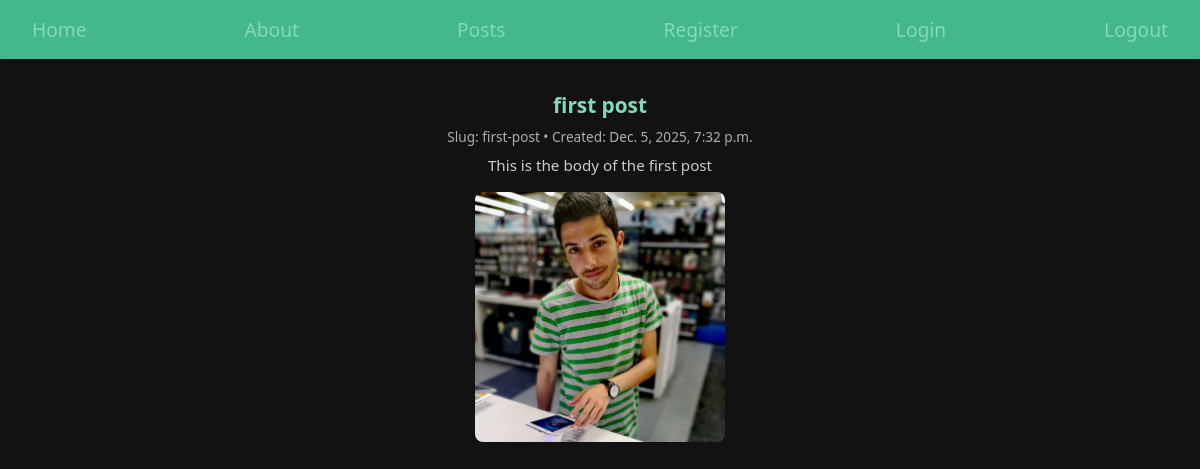
The app's page /posts/first-post (signed in) with its own data.
### web/models.py (models this page shows, shortened)
class Post(models.Model):
    title = models.CharField(max_length=75)
    slug = models.SlugField()
    body = models.TextField()
    created = models.DateTimeField(auto_now_add=True)
    banner = models.ImageField(default="fallback.png",blank=True)

### web/views.py (the view)
# urls.py: path("<slug:slug>" , views.post_page , name="page")
@login_required(login_url='/users/login/')
def post_page(request , slug):
    post = Post.objects.get(slug=slug)
    return render(request, 'posts/post_page.html', {'post': post})

### web/templates/posts/post_page.html (shortened to what this page needs)
{% extends "layout.html" %}
{% load static %}
{% block extra_css %}
<link rel="stylesheet" href="{% static 'css/posts.css' %}">
{% endblock %}
{% block content %}
<div class="post-container">
    <h1 class="post-title">{{ post.title }}</h1>
    <p class="post-meta">Slug: {{ post.slug }} • Created: {{ post.created }}</p>
    <p class="post-body">{{ post.body }}</p>
</div>
 <img  class="image" src="{{ post.banner.url }}" alt="{{ post.title }}" >
{% endblock %}

### static/css/style.css (style rules this page uses)
* { margin: 0; padding: 0; box-sizing: border-box; }
body { min-height: 100vh; background-color: #121212; color: #e0e0e0; font-size: 1rem; display: flex; flex-flow: column; font-family: 'Segoe UI', Arial, sans-serif; }
h1, h2, p { text-align: center; color: #f0f0f0; }

### static/css/posts.css (style rules this page uses)
.post-title { margin-bottom: 8px; font-size: 1.3rem; color: #81dbb8; font-weight: 600; }
.post-meta { font-size: 0.85rem; opacity: 0.7; margin-bottom: 8px; }
.post-body { font-size: 0.95rem; line-height: 1.5; color: #ccc; }
.image { display: block !important; margin: 15px auto !important; max-width: 100% !important; width: 250px !important; height: auto !important; border-radius: 8px !important; object-fit: contain !important; }

### records on screen
Post: title "first post", slug "first-post", created "Dec. 5, 2025, 7:32 p.m.", body "This is the body of the first post", banner (picture)
